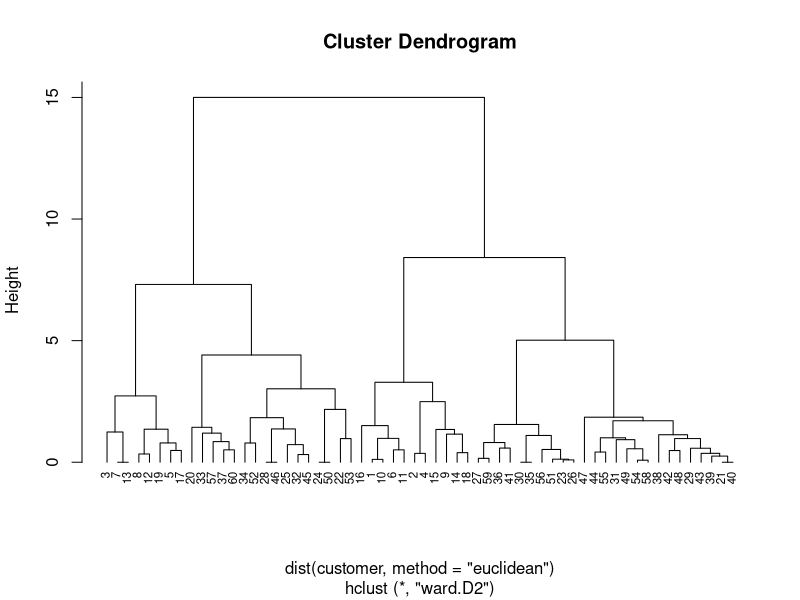
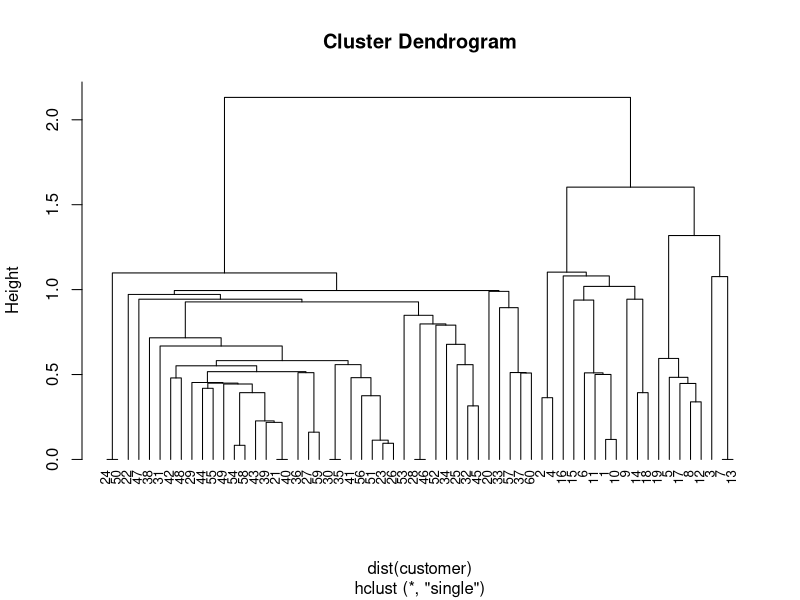
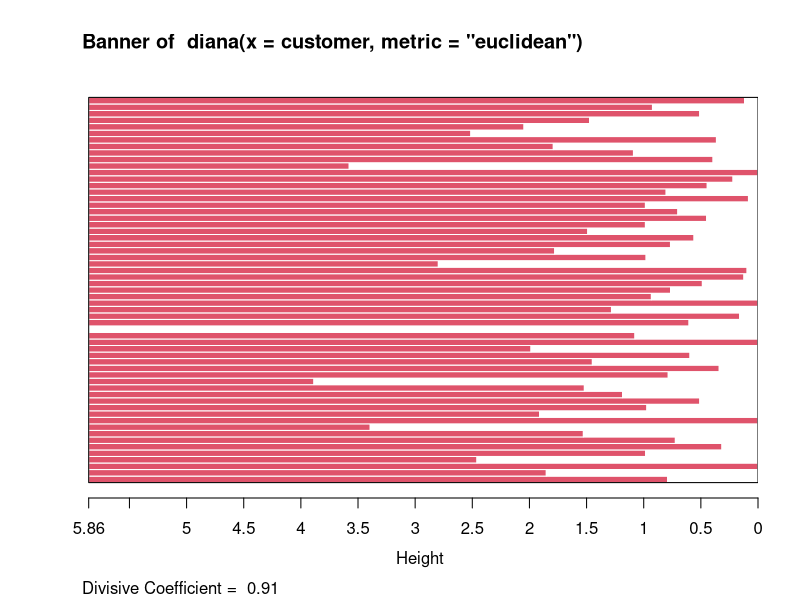
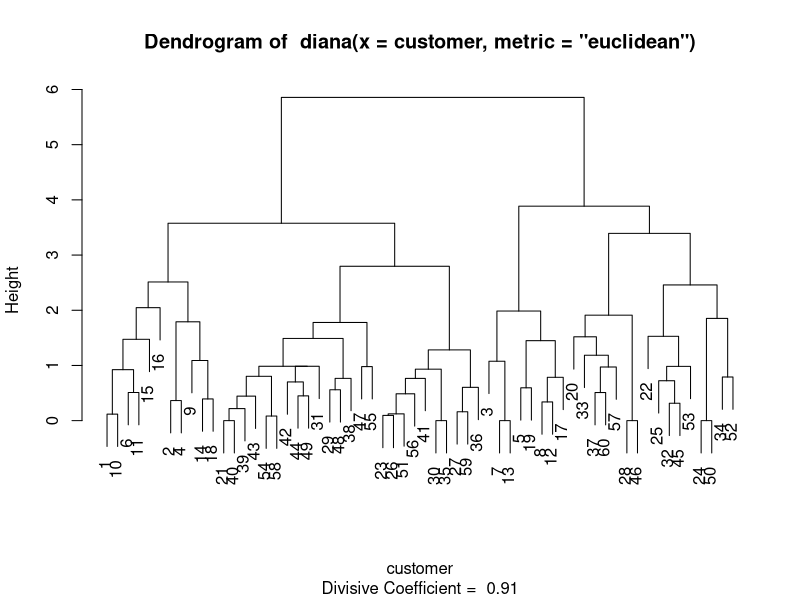
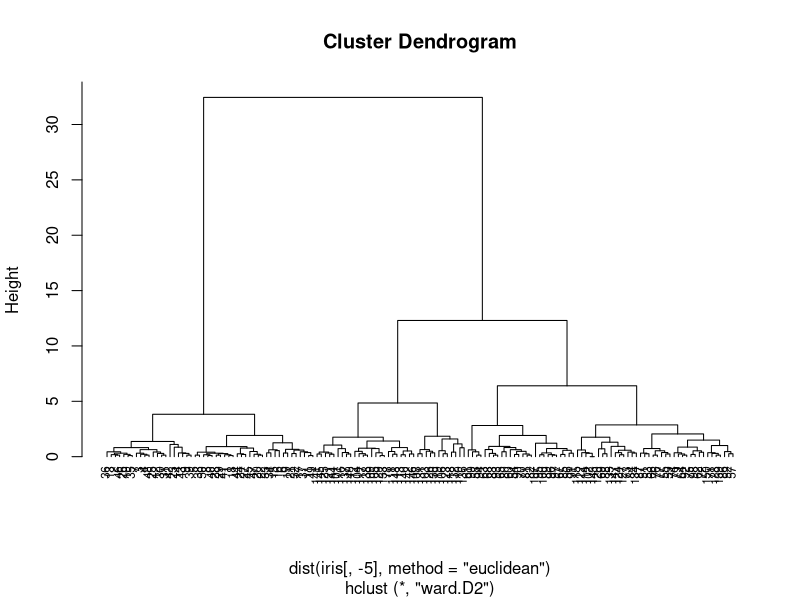
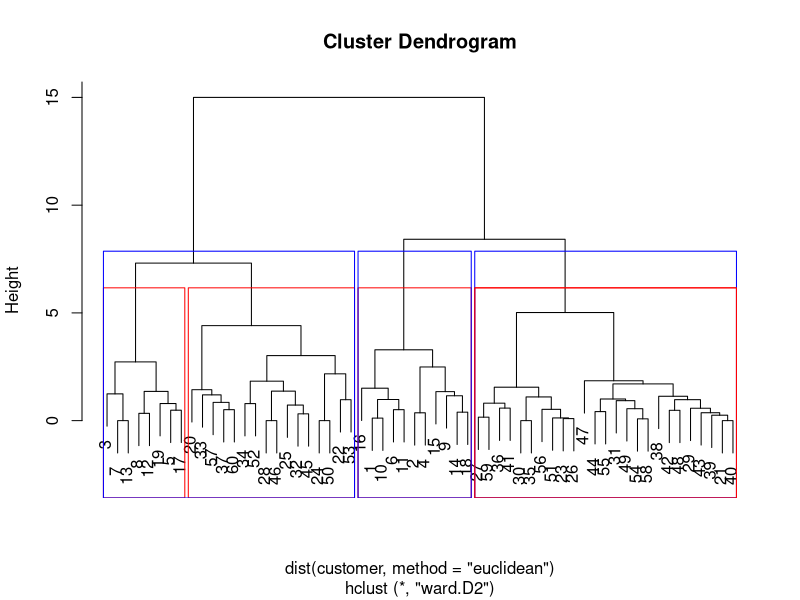
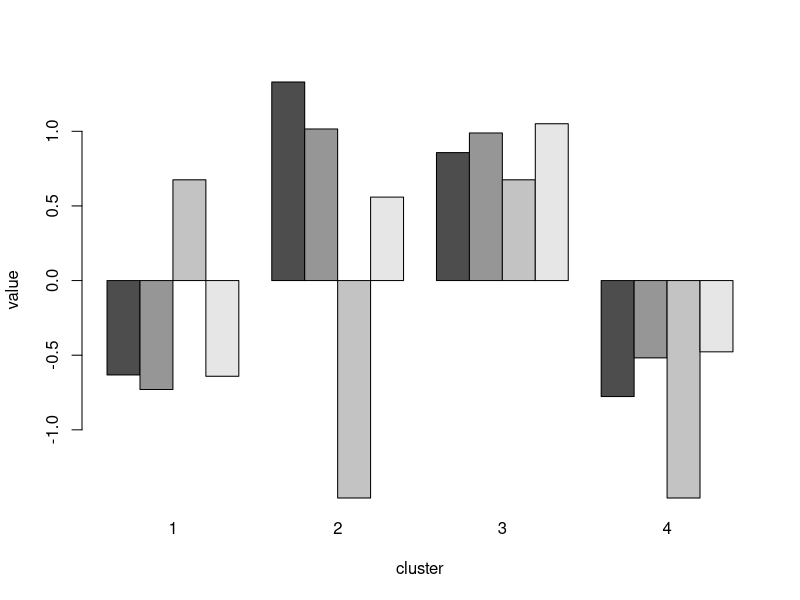
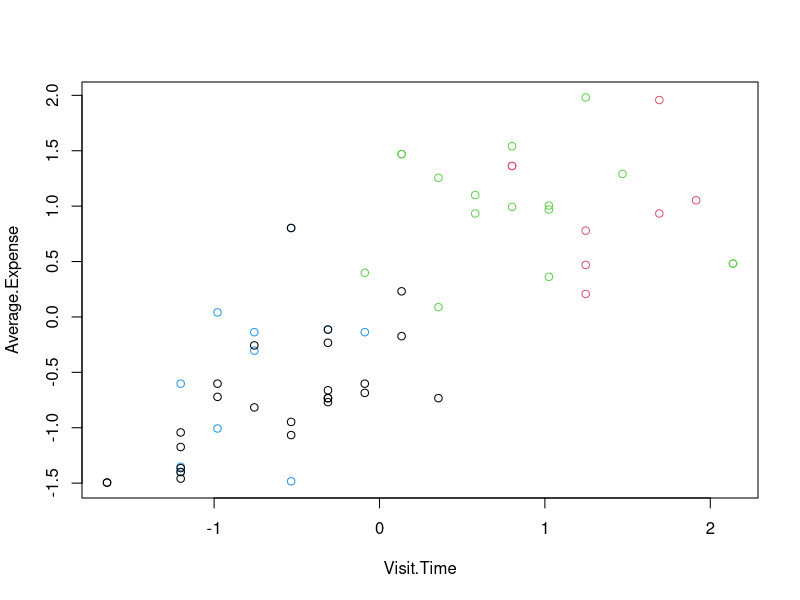

The R source for these figures, in order:
## ---- chunk 1
x =c(0, 0, 1, 1, 1, 1)
y =c(1, 0, 1, 1, 0, 1)

#euclidean
?dist
rbind(x,y)

dist(rbind(x,y), method ="euclidean")
sqrt(sum((x-y)^2))
dist(rbind(x,y), method ="minkowski", p=2)

#city block
dist(rbind(x,y), method ="manhattan")
sum(abs(x-y))
dist(rbind(x,y), method ="minkowski", p=1)
## ---- chunk 2
# customer clustering
customer=read.csv('data/customer.csv',header=TRUE)
head(customer)
str(customer)

#數值變數作正規化
customer =scale(customer[,-1])
?scale

round(mean(customer[,1]),3)
round(sd(customer[,1]),3)

#聚合式
hc=hclust(dist(customer, method="euclidean"), method="ward.D2")
plot(hc, hang =-0.01, cex=0.7)

hc3 =hclust(dist(customer), method="single")
plot(hc3, hang =-0.01, cex=0.8)

?hclust
#分裂式
library(cluster)
#?diana
dv =diana(customer, metric ="euclidean")
summary(dv)
plot(dv)

# iris clustering
data(iris)
hc2=hclust(dist(iris[,-5], method="euclidean"), method="ward.D2")
plot(hc2, hang =-0.01, cex=0.7)
## ---- chunk 3
fit =cutree(hc, k =4)
fit
table(fit)
plot(hc)
rect.hclust(hc, k =4, border="red")
rect.hclust(hc, k =3, border="blue")
rect.hclust(hc, k = 4 , which =4, border="red")
## ---- chunk 4
str(customer)
set.seed(22)
fit =kmeans(customer, 4)
barplot(t(fit$centers), beside =TRUE,xlab="cluster", ylab="value")

plot(customer, col=fit$cluster)
## ---- chunk 5
install.packages("cluster")
library(cluster)
clusplot(customer, fit$cluster, color=TRUE, shade=TRUE)

par(mfrow= c(1,2))
clusplot(customer, fit$cluster, color=TRUE, shade=TRUE)
rect(-0.7,-1.7, 2.2,-1.2, border = "orange", lwd=2)
clusplot(customer, fit$cluster, color = TRUE, xlim = c(-
0.7,2.2), ylim = c(-1.7,-1.2))

help(cmdscale)
help(princomp)

mds = cmdscale(dist(customer), k = 2)
plot(mds, col = fit$cluster)


## ---- chunk 6
set.seed(22)
fit =kmeans(iris[,-5], 3)
barplot(t(fit$centers), beside =TRUE,xlab="cluster", ylab="value")
plot(iris, col=fit$cluster)

plot(iris$Sepal.Length, iris$Petal.Width, col=fit$cluster)
## ---- chunk 7
set.seed(22)
km =kmeans(customer, 4)
kms=silhouette(km$cluster,dist(customer))
summary(kms)
plot(kms)
## ---- chunk 8
nk=2:10
set.seed(22)
WSS =sapply(nk, function(k){
  kmeans(customer, centers=k)$tot.withinss
  })

WSS
plot(nk, WSS, type="l", xlab="number of k", ylab="within sum of squares")
## ---- chunk 9
install.packages("fpc")
library(fpc)
#install.packages("robustbase", repos="http://R-Forge.R-project.org")
SW =sapply(nk, function(k){cluster.stats(dist(customer), kmeans(customer, centers=k)$cluster)$avg.silwidth
  })
plot(nk, SW, type="l", xlab="number of clusers", ylab="average silhouette width")
## ---- chunk 10
single_c=hclust(dist(customer), method="single")
hc_single=cutree(single_c, k =4)

complete_c=hclust(dist(customer), method="complete")
hc_complete=cutree(complete_c, k =4)

set.seed(22)
km =kmeans(customer, 4)

cs=cluster.stats(dist(customer),km$cluster)
cs[c("within.cluster.ss","avg.silwidth")]

q =sapply(
  list(kmeans=km$cluster, 
       hc_single=hc_single, 
       hc_complete=hc_complete), function(c)cluster.stats(dist(customer),c)[c("within.cluster.ss","avg.silwidth")])

plot(q[1,],q[2,],xlab=rownames(q)[1],ylab=rownames(q)[2])

## ---- chunk 11
data(iris)
data<-iris[,-5]
class<-iris[,5]

results <-kmeans(data,3)
results
results$size
results$cluster

table(class,results$cluster)
par(mfrow=c(2, 2))
plot(data$Petal.Length, data$Petal.Width,col=results$cluster)
plot(data$Petal.Length, data$Petal.Width,col=class)
plot(data$Sepal.Length, data$Sepal.Width,col=results$cluster)
plot(data$Sepal.Length, data$Sepal.Width,col=class)
